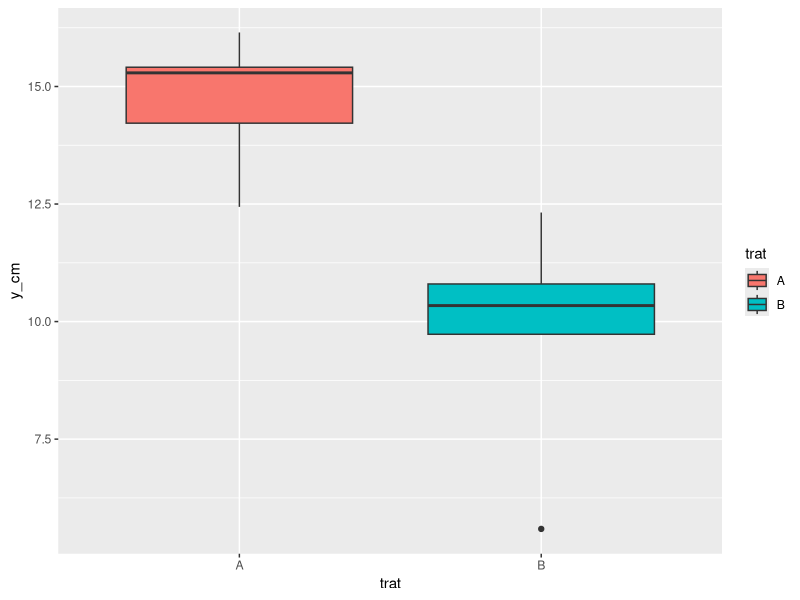
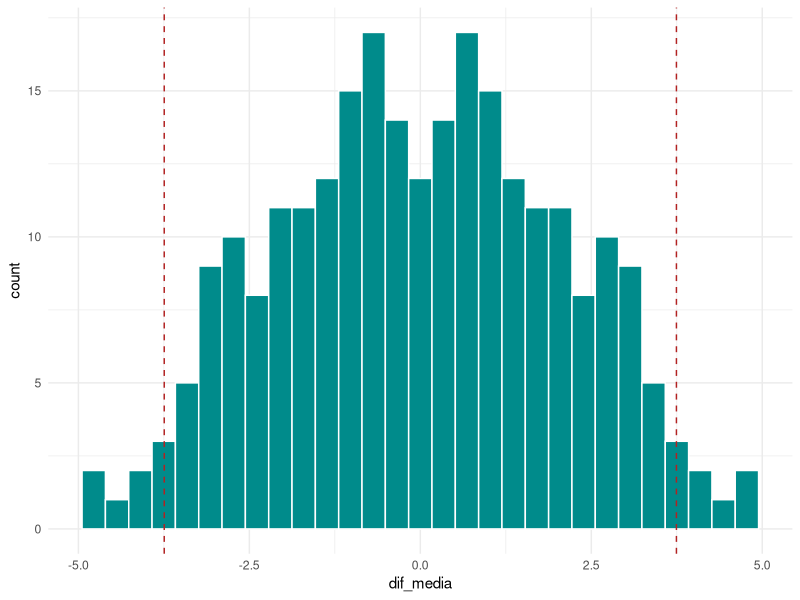
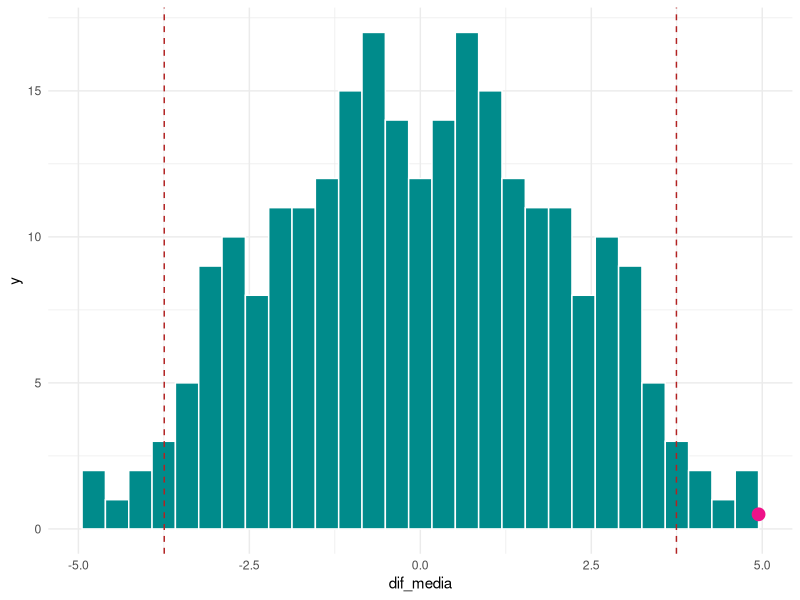
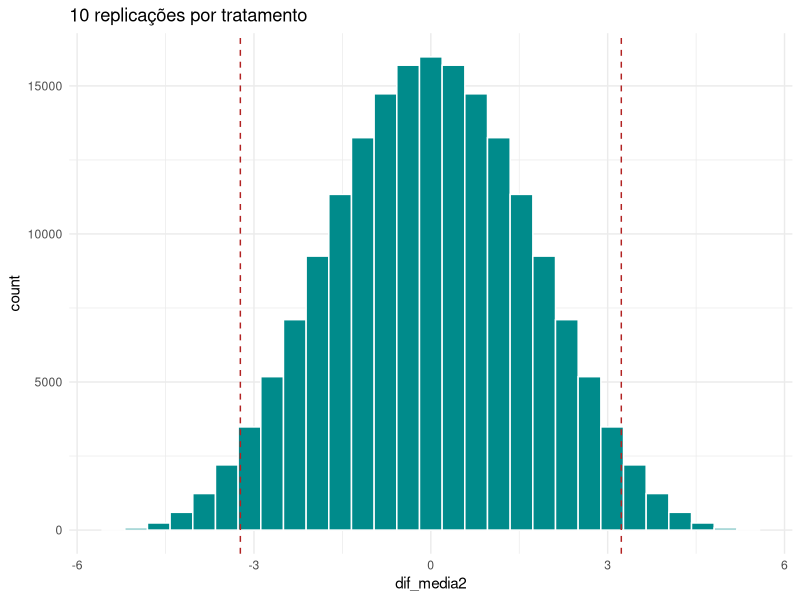

Generate these figures, in order, with R: (Note: this script raises an error after producing the figures.)
## ---- chunk 1
library(dplyr)
library(ggplot2)
## ---- chunk 2
trat1 <- rep(c("A", "B"), each = 5)
trat1

set.seed(123)
sample(trat1, 10)
## ---- chunk 3
set.seed(123)
df_planta <- tibble(planta = paste0("P", 1:10),
                    trat   = sample(trat1, 10))

df_planta
## ---- chunk 4
df_planta <- df_planta %>%
  mutate(y_cm = c(14.22, 5.59, 15.41, 10.34, 9.73,
                  12.32, 16.15, 10.80, 15.29, 12.44 ) )

df_planta
## ---- chunk 5
tapply(df_planta$y_cm, df_planta$trat, mean)

ggplot(df_planta, 
       aes(x = trat, y = y_cm, fill = trat)) +
  geom_boxplot()
## ---- chunk 6
  df_planta %>%
    group_by(trat) %>%
    summarise(media = mean(y_cm)) %>%
    .$media %>%
    dist()
## ---- chunk 7
choose(10, 5)
## ---- chunk 8
y1 <- df_planta$y_cm

medias <- combn(y1, m = 5)

N = choose(10, 5)
dif_media <- rep(NA, N)

  for(i in 1:N) {
    dif_media[i] <- mean(medias[,i]) - mean(setdiff(y1, medias[,i]))   
  }

## ---- chunk 9
p1 <- ggplot() +
    geom_histogram(aes(dif_media),
                   fill = "cyan4",
                   col = "white",
                   bins = 30) +
    geom_vline(xintercept = c(quantile(dif_media, 0.025),
                              quantile(dif_media, 0.975)),
               col = "firebrick",
               linetype = "dashed") +
    geom_point(x = 4.946, y = 0, size = 1.5, col = "purple") +
    theme_minimal()
p1
## ---- chunk 10
sum(dif_media >= 4.946) / N
## ---- chunk 11
2*sum(dif_media >= 4.946) / N
## ---- chunk 12
p1 +   
  geom_point(aes(x = 4.946, y = 0.5),
             col = "deeppink2",
             size = 4)
## ---- chunk 13
n2 = 10

set.seed(123)
ta_10 <- 10 + 5 + rnorm(n2, 0, 3)
tb_10 <- 10 + rnorm(n2, 0, 3)

y2 <- c(ta_10, tb_10)

medias_n2 <- combn(y2, m = 10) 

N2 = choose(20, 10)

dif_media2 <- rep(NA, N2)

  for(i in 1:N2) {
    dif_media2[i] <- mean(medias_n2[,i]) - mean(setdiff(y2, medias_n2[,i]))   
  }

## ---- chunk 14
p2 <- ggplot() +
    geom_histogram(aes(dif_media2),
                   fill = "cyan4",
                   col = "white",
                   bins = 30) +
    geom_vline(xintercept = c(quantile(dif_media2, 0.025),
                              quantile(dif_media2, 0.975)),
               col = "firebrick",
               linetype = "dashed") +
    labs(title = "10 replicações por tratamento") +
    theme_minimal()
p2
## ---- chunk 15

ta_20 <- 10 + 5 + rnorm(20, 0, 3)
tb_20 <- 10 + rnorm(20, 0, 3)

y3 <- c(ta_20, tb_20)

medias_n3 <- combn(y3, m = 10)

## ---- chunk 16
t.test(df_planta$y_cm[df_planta$trat == "A"],
       df_planta$y_cm[df_planta$trat == "B"],
       var.equal = TRUE)
## ---- chunk 17
aov(y_cm ~ trat, data = df_planta) %>%
  summary()

3.8129^2
## ---- chunk 18
simula <- function(mu, t1, t2, sigma, n) {
  
  y1 <- mu + t1 + rnorm(n, 0, sigma)
  y2 <- mu + t2 + rnorm(n, 0, sigma)
  y3 <- mu + rnorm(n, 0, sigma)
  
  yy <- c(y1, y2, y3)
  
  trat <- as.factor( c(rep(LETTERS[1], n), rep(LETTERS[2], n), rep(LETTERS[3], n)) )
  
  df <- data.frame(y = yy,
                   trat = trat)
  
  return(list(dados = df))
  
}

## ---- chunk 19
set.seed(123)
sim_df <- simula(mu = 10, t1 = 5, t2 = -5, sigma = 5, n = 10)
## ---- chunk 20
ggplot(sim_df$dados, 
       aes(x = trat, y = y, fill = trat)) +
  geom_boxplot()
## ---- chunk 21
car::leveneTest(y ~ trat, data = sim_df$dados)
## ---- chunk 22
mod <- aov(y ~ trat, data = sim_df$dados)
summary(mod)
## ---- chunk 23
shapiro.test(mod$residuals)
## ---- chunk 24
TukeyHSD(mod)
plot(TukeyHSD(mod, conf.level = 0.95),las=1, col = "red")
## ---- chunk 25

tc_20 <- 10 - 5 + rnorm(20, 0, 3)

df_planta2 <- data.frame(trat = rep(c("A", "B", "C"), each = 20 ),
                         bloco = rep(c("C", "E"), each = 30),
                         y = c(ta_20, tb_20, tc_20) )
## ---- chunk 26
mod2 <- aov(y ~ bloco + trat, data = df_planta2)
data.frame(y = df_planta2$y, model.matrix(mod2) ) %>%
  slice(c(1:5, 20:25, 40:45))
